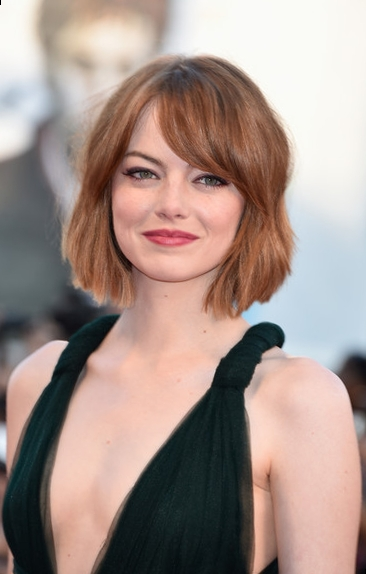
#> input picture emma.jpg, 366 x 574 px
$ jupyter execute 'Edge Detector.ipynb'   (older library calls are emulated)
#> lines starting #> are read from the running program, lines starting #| are printed output that depends on the picture
#> further down, frame is the input picture: shape (574, 366, 3); mean B, G, R 138.2, 145.5, 164.8
[cell 1]
import numpy as np
import os
import cv2
import matplotlib.pyplot as plt


# defining the canny detector function

# here weak_th and strong_th are thresholds for
# double thresholding step
def Canny_detector(img, weak_th = None, strong_th = None):

	# conversion of image to grayscale
	img = cv2.cvtColor(img, cv2.COLOR_BGR2GRAY)
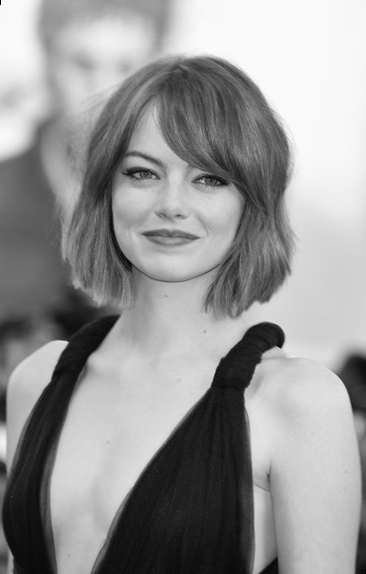
#> img: shape (574, 366); min 0, max 254, mean 150.4

	# Noise reduction step
	img = cv2.GaussianBlur(img, (5, 5), 1.4)

	# Calculating the gradients
	gx = cv2.Sobel(np.float32(img), cv2.CV_64F, 1, 0, 3)
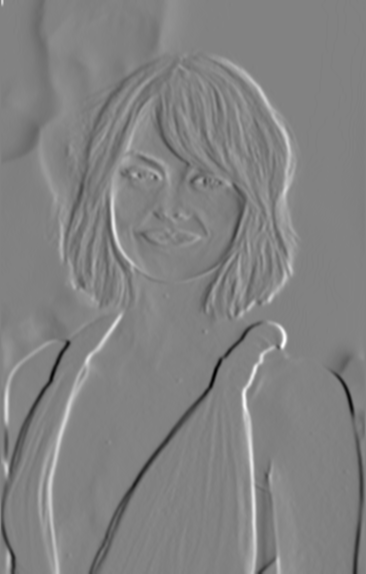
#> gx: shape (574, 366) float64; min -382, max 366, mean 0.6; drawn with min black and max white
	gy = cv2.Sobel(np.float32(img), cv2.CV_64F, 0, 1, 3)
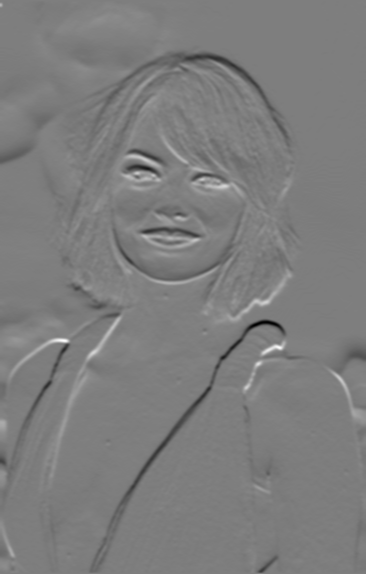
#> gy: shape (574, 366) float64; min -354, max 361, mean -2; drawn with min black and max white

	# Conversion of Cartesian coordinates to polar
	mag, ang = cv2.cartToPolar(gx, gy, angleInDegrees = True)
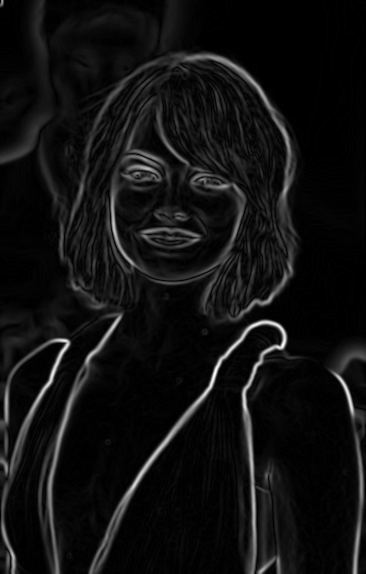
#> mag: shape (574, 366) float64; min 0, max 398.1, mean 26.8; drawn with min black and max white
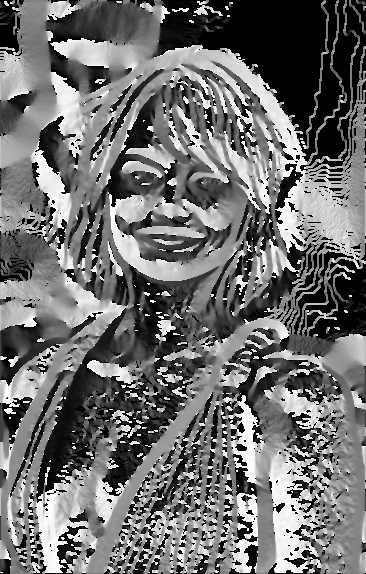
#> ang: shape (574, 366) float64; min 0, max 359.8, mean 157.2; drawn with min black and max white

	# setting the minimum and maximum thresholds
	# for double thresholding
	mag_max = np.max(mag)
#> mag_max = 398.1
	if not weak_th:weak_th = mag_max * 0.1
#> weak_th = 39.81
	if not strong_th:strong_th = mag_max * 0.5
#> strong_th = 199

	# getting the dimensions of the input image
	height, width = img.shape
#> height = 574; width = 366

	# Looping through every pixel of the grayscale
	# image
	for i_x in range(width):
		for i_y in range(height):

			grad_ang = ang[i_y, i_x]
			grad_ang = abs(grad_ang-180) if abs(grad_ang)>180 else abs(grad_ang)

			# selecting the neighbours of the target pixel
			# according to the gradient direction
			# In the x axis direction
			if grad_ang<= 22.5:
				neighb_1_x, neighb_1_y = i_x-1, i_y
				neighb_2_x, neighb_2_y = i_x + 1, i_y

			# top right (diagnol-1) direction
			elif grad_ang>22.5 and grad_ang<=(22.5 + 45):
				neighb_1_x, neighb_1_y = i_x-1, i_y-1
				neighb_2_x, neighb_2_y = i_x + 1, i_y + 1

			# In y-axis direction
			elif grad_ang>(22.5 + 45) and grad_ang<=(22.5 + 90):
				neighb_1_x, neighb_1_y = i_x, i_y-1
				neighb_2_x, neighb_2_y = i_x, i_y + 1

			# top left (diagnol-2) direction
			elif grad_ang>(22.5 + 90) and grad_ang<=(22.5 + 135):
				neighb_1_x, neighb_1_y = i_x-1, i_y + 1
				neighb_2_x, neighb_2_y = i_x + 1, i_y-1

			# Now it restarts the cycle
			elif grad_ang>(22.5 + 135) and grad_ang<=(22.5 + 180):
				neighb_1_x, neighb_1_y = i_x-1, i_y
				neighb_2_x, neighb_2_y = i_x + 1, i_y

			# Non-maximum suppression step
			if width>neighb_1_x>= 0 and height>neighb_1_y>= 0:
				if mag[i_y, i_x]<mag[neighb_1_y, neighb_1_x]:
					mag[i_y, i_x]= 0
					continue

			if width>neighb_2_x>= 0 and height>neighb_2_y>= 0:
				if mag[i_y, i_x]<mag[neighb_2_y, neighb_2_x]:
					mag[i_y, i_x]= 0
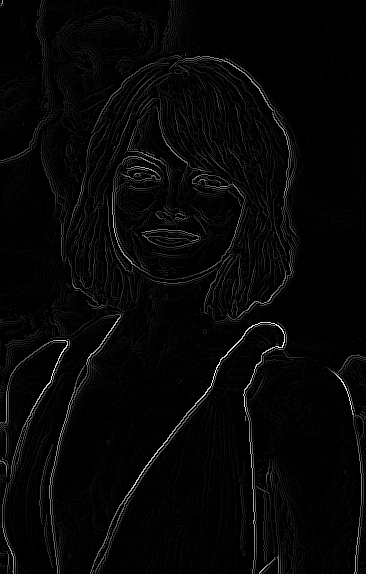
#> mag: shape (574, 366) float64; min 0, max 398.1, mean 10.4; drawn with min black and max white

	weak_ids = np.zeros_like(img)
	strong_ids = np.zeros_like(img)
	ids = np.zeros_like(img)

	# double thresholding step
	for i_x in range(width):
		for i_y in range(height):

			grad_mag = mag[i_y, i_x]

			if grad_mag<weak_th:
				mag[i_y, i_x]= 0
			elif strong_th>grad_mag>= weak_th:
				ids[i_y, i_x]= 1
			else:
				ids[i_y, i_x]= 2
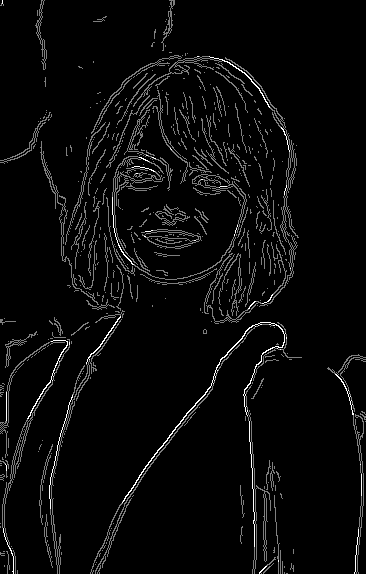
#> ids: shape (574, 366); min 0, max 2, mean 0.0768; drawn with min black and max white


	# finally returning the magnitude of
	# gradients of edges
	return mag

frame = cv2.imread('emma.jpg')

# calling the designed function for
# finding edges
canny_img = Canny_detector(frame)

# Displaying the input and output image
cv2.imshow('emma.jpg',canny_img)
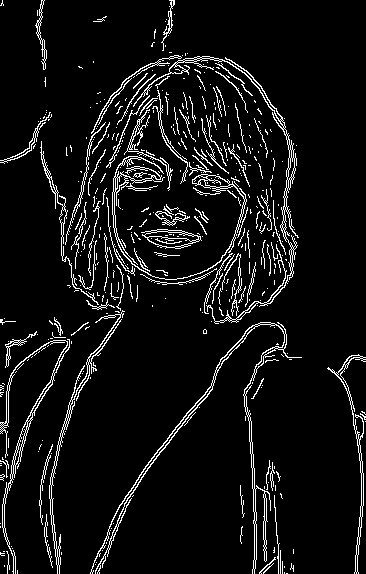
#> window 'emma.jpg': shape (574, 366); 7% white in thin lines or dots
cv2.waitKey(0)#keep image
cv2.destroyAllWindows()
